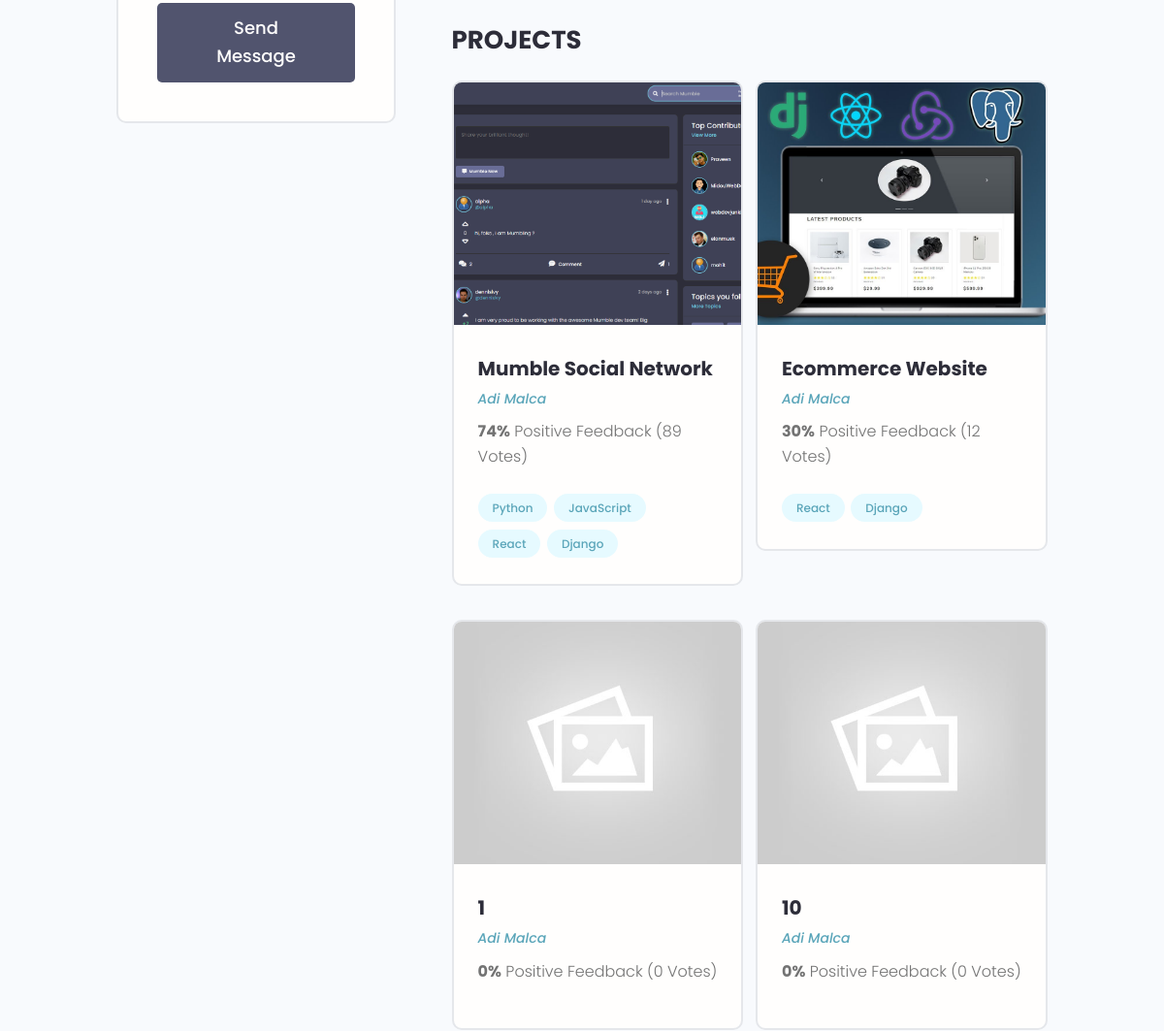
The app's page /profile/438e5cf8-a217-4fa4-ac24-8e92073e0fa1/ (middle part), older data.
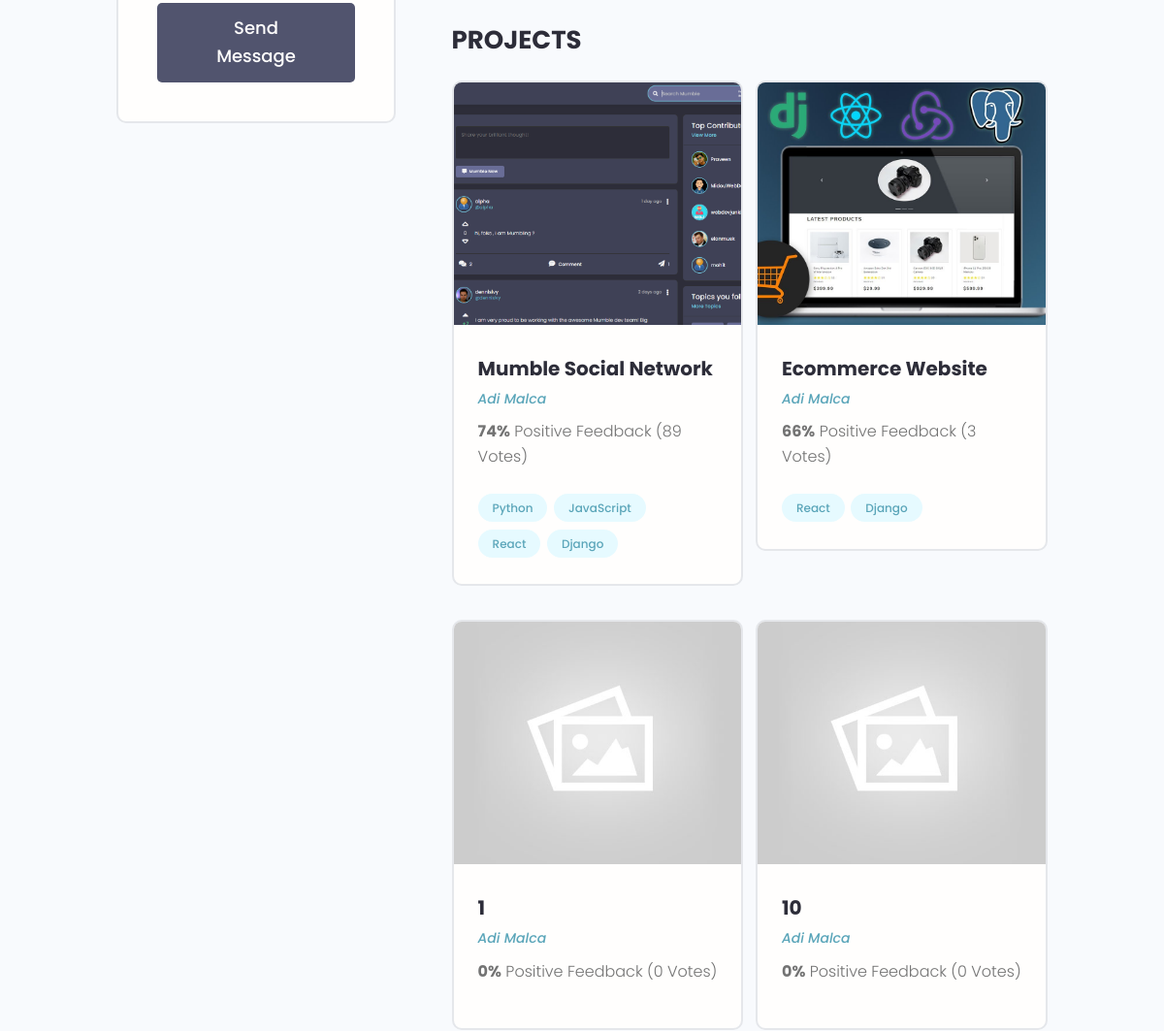
The same page, newer data.
### projectsApp/models.py (models this page shows, shortened)
class Project(models.Model):
    owner = models.ForeignKey(Profile, null=True, blank=True, on_delete=models.SET_NULL) # We want to connect a project to a specific user profile - many-to-one relationship
    title = models.CharField(max_length=200)   # By default null=False - required to enter data in this field (for the database)
    description = models.TextField(null=True, blank=True)  # Does NOT require to enter data in this field! blank is the same but for django form to be submitted! We can submit a form without adding this!
    featured_image = models.ImageField(null=True, blank=True, default="default.jpg") # B/c its in "images" folder no need to specify path, otherwise path needed
    demo_link = models.CharField(max_length=2000, null=True, blank=True)
    source_link = models.CharField(max_length=2000, null=True, blank=True)
    tags = models.ManyToManyField('Tag', blank=True)  # The tag can be connected to many models
    vote_total = models.IntegerField(default=0, null=True, blank=True)
    vote_ratio = models.IntegerField(default=0, null=True, blank=True)
    created = models.DateTimeField(auto_now_add=True)
    id = models.UUIDField(default=uuid.uuid4, unique=True, primary_key=True, editable=False)
    class Meta:
        ordering = ['-vote_ratio', '-vote_total', 'title']
    '''
    Anytime we trigger this method here we are going to calculate all this, get all these values
    and then simply update the instance of it in the database and save it.
    '''

### usersApp/models.py (models this page shows, shortened)
class Profile(models.Model):
    user = models.OneToOneField(User, on_delete=models.CASCADE, null=True, blank=True)
    name = models.CharField(max_length=200, blank=True, null=True)
    email = models.EmailField(max_length=500, blank=True, null=True)
    username = models.CharField(max_length=200, blank=True, null=True)
    location = models.CharField(max_length=200, blank=True, null=True)
    short_intro = models.CharField(max_length=200, blank=True, null=True)
    bio = models.TextField(blank=True, null=True)
    profile_image = models.ImageField(blank=True, null=True, upload_to="profiles/",
                                      default="profiles/user-default.png") # This will go in static/images folder and then in profiles folder and upload my pictures here. Again - we are uploading to the profiles folder and also getting the defualt from the profiles folder
    social_github = models.CharField(max_length=200, blank=True, null=True)
    social_twitter = models.CharField(max_length=200, blank=True, null=True)
    social_linkedin = models.CharField(max_length=200, blank=True, null=True)
    social_youtube = models.CharField(max_length=200, blank=True, null=True)
    social_website = models.CharField(max_length=200, blank=True, null=True)
    created = models.DateTimeField(auto_now_add=True)
    id = models.UUIDField(default=uuid.uuid4, unique=True, primary_key=True, editable=False)

### usersApp/views.py (the view)
# urls.py: path('profile/<str:pk>/', views.userProfile, name="user-profile"),
def userProfile(request, pk):
    profile = Profile.objects.get(id=pk)
    skills_with_description =  profile.skill_set.exclude(description__exact="") # child model - profile.skill_set + if the skill does not have a description exclude it / filter it out!
    skills_no_description = profile.skill_set.filter(description="") # Every skill that has an empty string for the description, give it back!
    context = {'profile':profile, 'topSkills': skills_with_description, 'otherSkills': skills_no_description}
    return render(request, 'usersApp/user-profile.html', context)

### projectsApp/models.py (called while the page is built)
    def __str__(self):
        return self.name

### usersApp/templates/usersApp/user-profile.html (shortened to what this page needs)
{% extends 'main.html' %}
{% block content %}
  <main class="profile my-md">
    <div class="container">
      <div class="layout">
        <div class="column column--1of3">
          <div class="card text-center">
            <div class="card__body dev">
              <a href="#" class="btn btn--sub btn--lg">Send Message </a>
            </div>
          </div>
        </div>
        <div class="column column--2of3">
          <div class="devInfo">
            <h3 class="devInfo__title">Projects</h3>
            <div class="grid grid--two">
              {% for project in profile.project_set.all %}
              <div class="column">
                <div class="card project">
                  <a href="{% url 'project' project.id %}" class="project">
                    <img class="project__thumbnail" src="{{project.featured_image.url}}" alt="project thumbnail" />
                    <div class="card__body">
                      <h3 class="project__title">{{project.title}}</h3>
                      <p><a class="project__author" href="{% url 'user-profile' project.owner.id %}">{{project.owner.name}}</a></p>
                      <p class="project--rating">
                        <span style="font-weight: bold;">{{project.vote_ratio}}%</span> Positive
                        Feedback ({{project.vote_total}} Vote{{project.vote_total|pluralize:"s"}})
                      </p>
                      <div class="project__tags">
                        {% for tag in project.tags.all %}
                        <span class="tag tag--pill tag--main">
                          <small>{{tag}}</small>
                        </span>
                        {% endfor %}
                      </div>
                    </div>
                  </a>
                </div>
              </div>
              {% endfor %}
            </div>
          </div>
        </div>
      </div>
    </div>
  </main>
{% endblock content %}

Row changes from the older to the newer data that the page shows:
changed Project "Ecommerce Website": vote_ratio "30" → "66"; vote_total "12" → "3"
